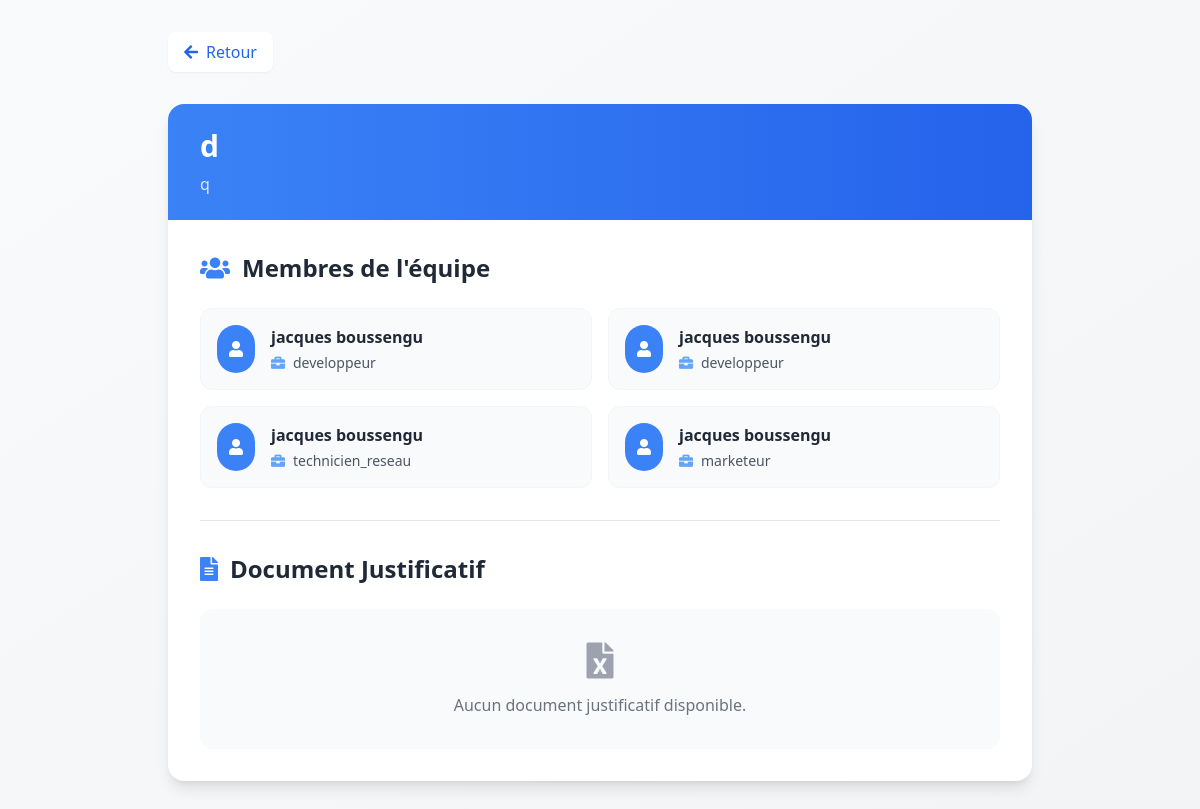
The page /ad/views/equipe_details.php?id=17 on the database its author committed.
### tables this page shows
CREATE TABLE `equipes` (
  `id` int(11) NOT NULL,
  `nom_equipe` varchar(100) DEFAULT NULL,
  `description_equipe` text DEFAULT NULL,
  `document_path` varchar(255) DEFAULT NULL,
  `created_at` timestamp NOT NULL DEFAULT current_timestamp(),
  `matricule` varchar(20) NOT NULL
);

CREATE TABLE `membres` (
  `id` int(11) NOT NULL,
  `equipe_id` int(11) DEFAULT NULL,
  `nom` varchar(100) DEFAULT NULL,
  `prenom` varchar(100) DEFAULT NULL,
  `email` varchar(255) DEFAULT NULL,
  `role` varchar(50) DEFAULT NULL,
  `is_chef` tinyint(1) DEFAULT 0,
  `created_at` timestamp NOT NULL DEFAULT current_timestamp()
);

### ad/views/equipe_details.php (the view, shortened to what this page needs)
<?php
require_once __DIR__ . '/../../bdd.php';
$equipe_id = isset($_GET['id']) ? (int)$_GET['id'] : 0;
$stmt = $pdo->prepare("SELECT * FROM equipes WHERE id = ?");
$stmt->execute([$equipe_id]);
$equipe = $stmt->fetch(PDO::FETCH_ASSOC);
$stmt = $pdo->prepare("SELECT * FROM membres WHERE equipe_id = ?");
$stmt->execute([$equipe_id]);
$membres = $stmt->fetchAll(PDO::FETCH_ASSOC);
?>
<!DOCTYPE html>
<html lang="fr">
<head>
    <script src="https://cdn.tailwindcss.com"></script>
    <link rel="stylesheet" href="https://cdnjs.cloudflare.com/ajax/libs/font-awesome/5.15.4/css/all.min.css">
</head>
<body class="bg-gradient-to-br from-gray-50 to-gray-100 min-h-screen">
    <div class="container mx-auto px-4 py-8 max-w-4xl">
        <a href="javascript:history.back()"
            class="inline-flex items-center mb-8 px-4 py-2 bg-white rounded-lg shadow-sm hover:shadow-md transition-all duration-200 text-blue-600 hover:text-blue-700">
            <i class="fas fa-arrow-left mr-2"></i>
            <span>Retour</span>
        </a>
        <div class="bg-white rounded-2xl shadow-lg overflow-hidden">
            <div class="bg-gradient-to-r from-blue-500 to-blue-600 px-8 py-6">
                <h1 class="text-3xl font-bold text-white mb-2">
                    <?php echo htmlspecialchars($equipe['nom_equipe']); ?>
                </h1>
                <p class="text-blue-100">
                    <?php echo htmlspecialchars($equipe['description_equipe']); ?>
                </p>
            </div>
            <div class="p-8">
                <h2 class="text-2xl font-bold text-gray-800 mb-6 flex items-center">
                    <i class="fas fa-users mr-3 text-blue-500"></i>
                    Membres de l'équipe
                </h2>
                <div class="grid gap-4 md:grid-cols-2">
                    <?php if (empty($membres)): ?>
                        <div class="col-span-2 text-center py-8">
                            <i class="fas fa-user-slash text-4xl text-gray-400 mb-3"></i>
                            <p class="text-gray-500">Aucun membre dans cette équipe.</p>
                        </div>
                    <?php else: ?>
                        <?php foreach ($membres as $membre): ?>
                            <div class="bg-gray-50 rounded-xl p-4 hover:shadow-md transition-shadow duration-200 border border-gray-100">
                                <div class="flex items-center space-x-4">
                                    <div class="bg-blue-500 rounded-full p-3">
                                        <i class="fas fa-user text-white"></i>
                                    </div>
                                    <div>
                                        <div class="font-semibold text-gray-800">
                                            <?php echo htmlspecialchars($membre['nom'] . ' ' . $membre['prenom']); ?>
                                        </div>
                                        <div class="text-sm text-gray-600 flex items-center mt-1">
                                            <i class="fas fa-briefcase text-blue-400 mr-2"></i>
                                            <?php echo htmlspecialchars($membre['role']); ?>
                                        </div>
                                    </div>
                                </div>
                            </div>
                        <?php endforeach; ?>
                    <?php endif; ?>
                </div>
                <div class="mt-8 pt-8 border-t border-gray-200">
                    <h2 class="text-2xl font-bold text-gray-800 mb-6 flex items-center">
                        <i class="fas fa-file-alt mr-3 text-blue-500"></i>
                        Document Justificatif
                    </h2>
                    <?php if (!empty($equipe['document_path'])): ?>
                        <div class="bg-gray-50 rounded-xl p-6 border border-gray-100">
                            <div class="flex items-center justify-between mb-4">
                                <div class="flex items-center space-x-3">
                                    <div class="bg-blue-100 rounded-lg p-3">
                                        <i class="fas fa-file-pdf text-blue-500 text-xl"></i>
                                    </div>
                                    <div>
                                        <p class="font-medium text-gray-800">Document de l'équipe</p>
                                        <p class="text-sm text-gray-500">Format PDF</p>
                                    </div>
                                </div>
                                <a href="https://portail-inptic.alwaysdata.net/hackathon/inscription-form/<?php echo htmlspecialchars($equipe['document_path']); ?>"
                                    target="_blank"
                                    class="inline-flex items-center px-4 py-2 bg-blue-500 text-white rounded-lg hover:bg-blue-600 transition-colors duration-200">
                                    <i class="fas fa-external-link-alt mr-2"></i>
                                    Ouvrir dans un nouvel onglet
                                </a>
                            </div>
                            <div class="mt-4 w-full h-[600px] rounded-lg overflow-hidden border border-gray-200">
                                <embed
                                    src="https://portail-inptic.alwaysdata.net/hackathon/inscription-form/<?php echo htmlspecialchars($equipe['document_path']); ?>"
                                    type="application/pdf"
                                    width="100%"
                                    height="100%"
                                    class="w-full h-full">
                            </div>
                        </div>
                    <?php else: ?>
                        <div class="text-center py-8 bg-gray-50 rounded-xl">
                            <i class="fas fa-file-excel text-4xl text-gray-400 mb-3"></i>
                            <p class="text-gray-500">Aucun document justificatif disponible.</p>
                        </div>
                    <?php endif; ?>
                </div>
            </div>
        </div>
    </div>
</body>
</html>

### rows shown on the page
equipes: nom_equipe "d", description_equipe "q"
membres: nom+prenom "jacques boussengu", role "developpeur"
membres: nom+prenom "jacques boussengu", role "developpeur"
membres: nom+prenom "jacques boussengu", role "technicien_reseau"
membres: nom+prenom "jacques boussengu", role "marketeur"
